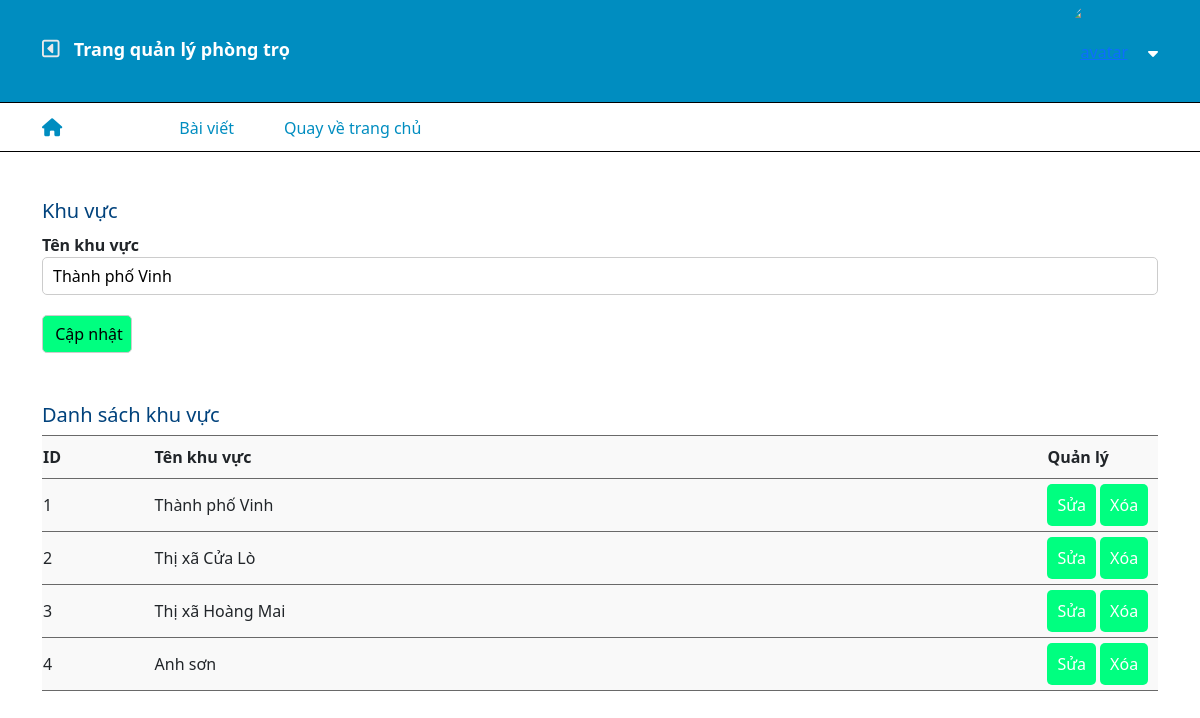
Page /admin/district.php?id=1 on the committed database.
### tables this page shows
CREATE TABLE `districts` (
  `id` int(10) NOT NULL,
  `name` varchar(250) NOT NULL
);

### admin/district.php (the view, shortened to what this page needs)
<?php
 include "../include/connect.php";
 if(isset($_REQUEST['id'])){
    $id = $_GET['id'];
    $districts_sel = mysqli_query($conn, "SELECT * FROM  districts WHERE id = $id");
   $row = mysqli_fetch_assoc($districts_sel );
 };
 $district = mysqli_query($conn, "SELECT * FROM  districts");
?>
<!DOCTYPE html>
<html lang="en">
<head>
    <link
      href="https://cdn.jsdelivr.net/npm/bootstrap@5.1.3/dist/css/bootstrap.min.css"
      rel="stylesheet"
    />
    <link rel="stylesheet" href="../libs/fontawesome/css/all.min.css" />
    <link rel="stylesheet" href="./style/style.css">
</head>
<body>
    <div class="footer_admin">
        <?php include "./include/header.php" ?>
            <div class="container">
            <?php if(!isset($_REQUEST['id'])){?>
                <div class="add-district">
                    <form action="" method="post">
                        <h5>Khu vực</h5>
                        <p>Tên khu vực</p>
                        <input type="text" name="district-name">
                        <input type="submit" value="Thêm" name="themmoi" class="btn-add">
                    </form>
                </div>
                <?php }else{ ?>
                <div class="change-district">
                <form action="" method="post">
                    <h5>Khu vực</h5>
                    <p>Tên khu vực</p>
                    <input type="text" name="district-name" value ="<?php echo $row['name']?>">
                    <input type="submit" value="Cập nhật" name="capnhat" class="btn-add">
                </form>
                </div>
                <?php } ?>
                <div class="district">
                    <form action="#">
                        <h5>Danh sách khu vực</h5>
                        <table class="show-district">
                            <thead>
                            <tr class="title">
                                <td style = "width: 10%;">ID</td>
                                <td style = "width: 80%;">Tên khu vực</td>
                                <td style = "width: 10%;">Quản lý</td>
                            </tr>
                            </thead>
                            <tbody>
                            <?php foreach ($district as $key => $value) { ?>
                                <tr>
                                <td><?php echo $key + 1 ?> </td>
                                <td><?php echo $value['name'] ?></td>
                                <td>
                                    <a href="./district.php?id=<?php echo $value['id']?>" class=" btn-add btn-change">Sửa</a>
                                    <a href="./district.php?del=<?php echo $value['id']?>" class="btn-add btn-delete" onclick="return confirm('Bạn chắc chắn muốn xóa?');" >Xóa</a>
                                </td>
                            </tr>
                                <?php } ?>
                            </tbody>
                        </table>
                    </form>
                </div>
            </div>
        </div>
    </div>
</body>
</html>

### admin/style/style.css (style rules this page uses)
.list_manager a { text-decoration: none; color: #008dc0; line-height: 50px; font-weight: 500; }
table { background-color: #f9f9f9; }
table tr { height: 40px; border-bottom: 1px solid #696969; border-top: 1px solid #696969; }
td { line-height: 40px; }
.show-category, .show-user, .show-district, .show-post { width: 100%; }
.btn-change { border: none; border-radius: 5px; background-color: chocolate; color: #ffffff !important; font-weight: 400; padding: 10px; }
.btn-delete { background-color: crimson; color: #ffffff !important; padding: 10px; }
.title { font-weight: bold; }
.add-category input, .change-category input, .add-user input, .change-user input, .add-district input, .change-district input, .add-post input, .change-post input, .add-post textarea { width: 100%; border: 1px solid #ccc; border-radius: 5px; padding: 6px 6px 6px 10px; outline-color: #00ff80; }
.btn-add { border: none; border-radius: 5px; background-color: rgb(0, 255, 128); color: #000; font-weight: 500; margin-top: 20px; padding: 10px; width: 90px !important; }
.add-district h5, .change-district h5 { margin-top: 30px; font-size: 20px; color: rgb(1, 66, 124); }
.category h5, .user h5, .district h5, .post h5 { margin-top: 50px; font-size: 20px; color: rgb(1, 66, 124); }
.add-district p, .change-district p { font-weight: 600; margin: 0; margin-top: 10px; }

### rows in the picture
districts: district-name "Thành phố Vinh", name "Thành phố Vinh"
districts: name "Thị xã Cửa Lò"
districts: name "Thị xã Hoàng Mai"
districts: name "Anh sơn"
